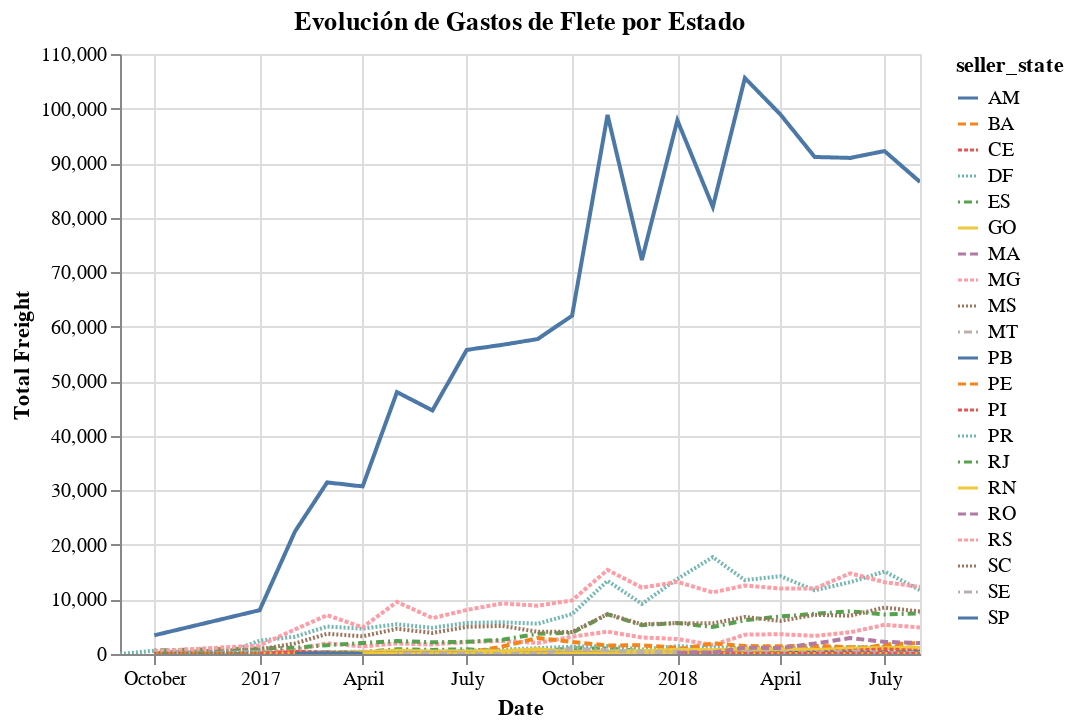

Source (notebook cell):
### Code cell
alt.Chart(total_freight).mark_line().encode(
    alt.X('order_purchase_timestamp:T', axis=alt.Axis(title='Date')),
    alt.Y('freight_value:Q', axis=alt.Axis(title='Total Freight')),
    color='seller_state',
    strokeDash='seller_state',
    tooltip=['seller_state']
).interactive().properties(title="Evolución de Gastos de Flete por Estado")

### Figure 1 — Vega-Lite specification as saved in the notebook (floating-point values rounded to 4 significant figures; data arrays with more than 128 entries replaced by an {"elided": "..."} marker saying what was removed)
{"config": {"view": {"continuousWidth": 400, "continuousHeight": 300}}, "data": {"name": "data-e9be47348c4e76e84ea7782256256637"}, "mark": "line", "encoding": {"color": {"field": "seller_state", "type": "nominal"}, "strokeDash": {"field": "seller_state", "type": "nominal"}, "tooltip": [{"field": "seller_state", "type": "nominal"}], "x": {"axis": {"title": "Date"}, "field": "order_purchase_timestamp", "type": "temporal"}, "y": {"axis": {"title": "Total Freight"}, "field": "freight_value", "type": "quantitative"}}, "selection": {"selector001": {"type": "interval", "bind": "scales", "encodings": ["x", "y"]}}, "title": "Evolución de Gastos de Flete por Estado", "$schema": "https://vega.github.io/schema/vega-lite/v4.17.0.json", "datasets": {"data-e9be47348c4e76e84ea7782256256637": {"elided": "337 records"}}}
